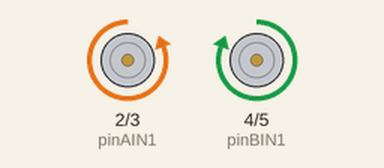
This sketch was run on a simulated Arduino Uno, built with avr-gcc and run on an emulated ATmega328P. On the bench: motor-driver pin pairs drawn as motors (green arrow = first pin HIGH = forward, orange = second pin HIGH = backward, longer = more drive, scaled by the enable pin).

Above: at 0.1 s.
At 53.1 s:
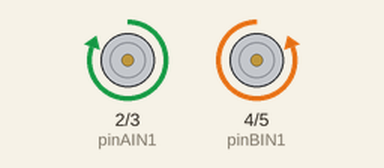
At 59.1 s:
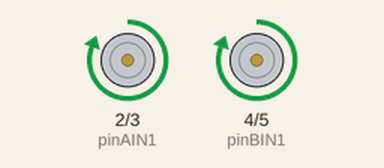
At 126.1 s:
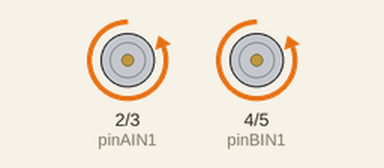
Timing chart, 0 to 130.0 s (numbered marks = the images above):
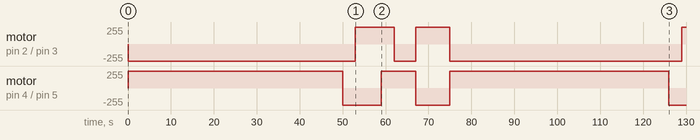

The sketch:

dc_motor_driver.ino
```cpp
#include <SoftwareSerial.h>
#define DEBUG 1
#define SECURE_BAND 10

const int pinPWMA = 9;
const int pinPWMB = 10;
const int pinSTBY = 13;

const int pinAIN1 = 2;
const int pinAIN2 = 3;

const int pinBIN1 = 4;
const int pinBIN2 = 5;


const int waitTime = 2000;   // waiting time
const int speedConfigured = 600;   // speed control

const int pinMotorA[3] = { pinPWMA, pinAIN2, pinAIN1 };
const int pinMotorB[3] = { pinPWMB, pinBIN1, pinBIN2 };

enum moveDirection {
   forward,
   backward
};

enum turnDirection {
   clockwise,
   counterClockwise
};


void setup()
{
   pinMode(pinAIN2, OUTPUT);
   pinMode(pinAIN1, OUTPUT);
   pinMode(pinPWMA, OUTPUT);
   pinMode(pinBIN1, OUTPUT);
   pinMode(pinBIN2, OUTPUT);
   pinMode(pinPWMB, OUTPUT);
}

void loop()
{
   enableMotors();
   digitalWrite(pinMotorA[1], HIGH);
   digitalWrite(pinMotorA[2], LOW);
   analogWrite(pinMotorA[0], 300);
   digitalWrite(pinMotorB[1], HIGH);
   digitalWrite(pinMotorB[2], LOW);
   analogWrite(pinMotorB[0], 300);
   delay(50000);

   digitalWrite(pinMotorA[1], HIGH);
   digitalWrite(pinMotorA[2], LOW);
   analogWrite(pinMotorA[0], 300);
   digitalWrite(pinMotorB[1], LOW);
   digitalWrite(pinMotorB[2], HIGH);
   analogWrite(pinMotorB[0], 500);
   delay(3000);

   digitalWrite(pinMotorA[1], LOW);
   digitalWrite(pinMotorA[2], HIGH);
   analogWrite(pinMotorA[0], 300);
   digitalWrite(pinMotorB[1], LOW);
   digitalWrite(pinMotorB[2], HIGH);
   analogWrite(pinMotorB[0], 300);
   delay(6000);


   digitalWrite(pinMotorA[1], LOW);
   digitalWrite(pinMotorA[2], HIGH);
   analogWrite(pinMotorA[0], 500);
   digitalWrite(pinMotorB[1], HIGH);
   digitalWrite(pinMotorB[2], LOW);
   analogWrite(pinMotorB[0], 300);
   delay(3000);

   digitalWrite(pinMotorA[1], HIGH);
   digitalWrite(pinMotorA[2], LOW);
   analogWrite(pinMotorA[0], 300);
   digitalWrite(pinMotorB[1], HIGH);
   digitalWrite(pinMotorB[2], LOW);
   analogWrite(pinMotorB[0], 300);
   delay(4000);


   digitalWrite(pinMotorA[1], HIGH);
   digitalWrite(pinMotorA[2], LOW);
   analogWrite(pinMotorA[0], 300);
   digitalWrite(pinMotorB[1], HIGH);
   digitalWrite(pinMotorB[2], LOW);
   analogWrite(pinMotorB[0], 300);
   delay(1000);

   digitalWrite(pinMotorA[1], LOW);
   digitalWrite(pinMotorA[2], HIGH);
   analogWrite(pinMotorA[0], 300);
   digitalWrite(pinMotorB[1], LOW);
   digitalWrite(pinMotorB[2], HIGH);
   analogWrite(pinMotorB[0], 300);
   delay(8000);

   digitalWrite(pinMotorA[1], HIGH);
   digitalWrite(pinMotorA[2], LOW);
   analogWrite(pinMotorA[0], 300);
   digitalWrite(pinMotorB[1], HIGH);
   digitalWrite(pinMotorB[2], LOW);
   analogWrite(pinMotorB[0], 300);
   delay(1000);

}

//Control movement functions for the robot
void move(int direction, int speed)
{
   if (direction == forward)
   {
      moveMotorForward(pinMotorA, speed);
      moveMotorForward(pinMotorB, speed);
   }
   else
   {
      moveMotorBackward(pinMotorA, speed);
      moveMotorBackward(pinMotorB, speed);
   }
}

void turn(int direction, int speed)
{
   if (direction == forward)
   {
      moveMotorForward(pinMotorA, speed);
      moveMotorBackward(pinMotorB, speed);
   }
   else
   {
      moveMotorBackward(pinMotorA, speed);
      moveMotorForward(pinMotorB, speed);
   }
}

void fullStop()
{
   disableMotors();
   stopMotor(pinMotorA);
   stopMotor(pinMotorB);
}

//Motor controls
void moveMotorForward(const int pinMotor[3], int speed)
{
   digitalWrite(pinMotor[1], HIGH);
   digitalWrite(pinMotor[2], LOW);

   analogWrite(pinMotor[0], speed);
   delay(4000);
   digitalWrite(pinMotor[1], LOW);
   digitalWrite(pinMotor[2], LOW);

   analogWrite(pinMotor[0], 0);

}

void moveMotorBackward(const int pinMotor[3], int speed)
{
   digitalWrite(pinMotor[1], LOW);
   digitalWrite(pinMotor[2], HIGH);

   analogWrite(pinMotor[0], speed);
   delay(4000);
   digitalWrite(pinMotor[1], LOW);
   digitalWrite(pinMotor[2], LOW);

   analogWrite(pinMotor[0], 0);
}

void stopMotor(const int pinMotor[3])
{
   digitalWrite(pinMotor[1], LOW);
   digitalWrite(pinMotor[2], LOW);

   analogWrite(pinMotor[0], 0);
}

void enableMotors()
{
   digitalWrite(pinSTBY, HIGH);
}

void disableMotors()
{
   digitalWrite(pinSTBY, LOW);
}
```

Measured:
- by itself, motor on pin 2 (pinAIN1) / pin 3 (pinAIN2): goes backward 255/255 53.0 s, forward 255/255 9.0 s, backward 255/255 5.0 s, forward 255/255 8.0 s, backward 255/255 54.0 s, then forward 255/255
- by itself, motor on pin 4 (pinBIN1) / pin 5 (pinBIN2): goes forward 255/255 50.0 s, backward 255/255 9.0 s, forward 255/255 8.0 s, backward 255/255 8.0 s, forward 255/255 51.0 s, then backward 255/255
